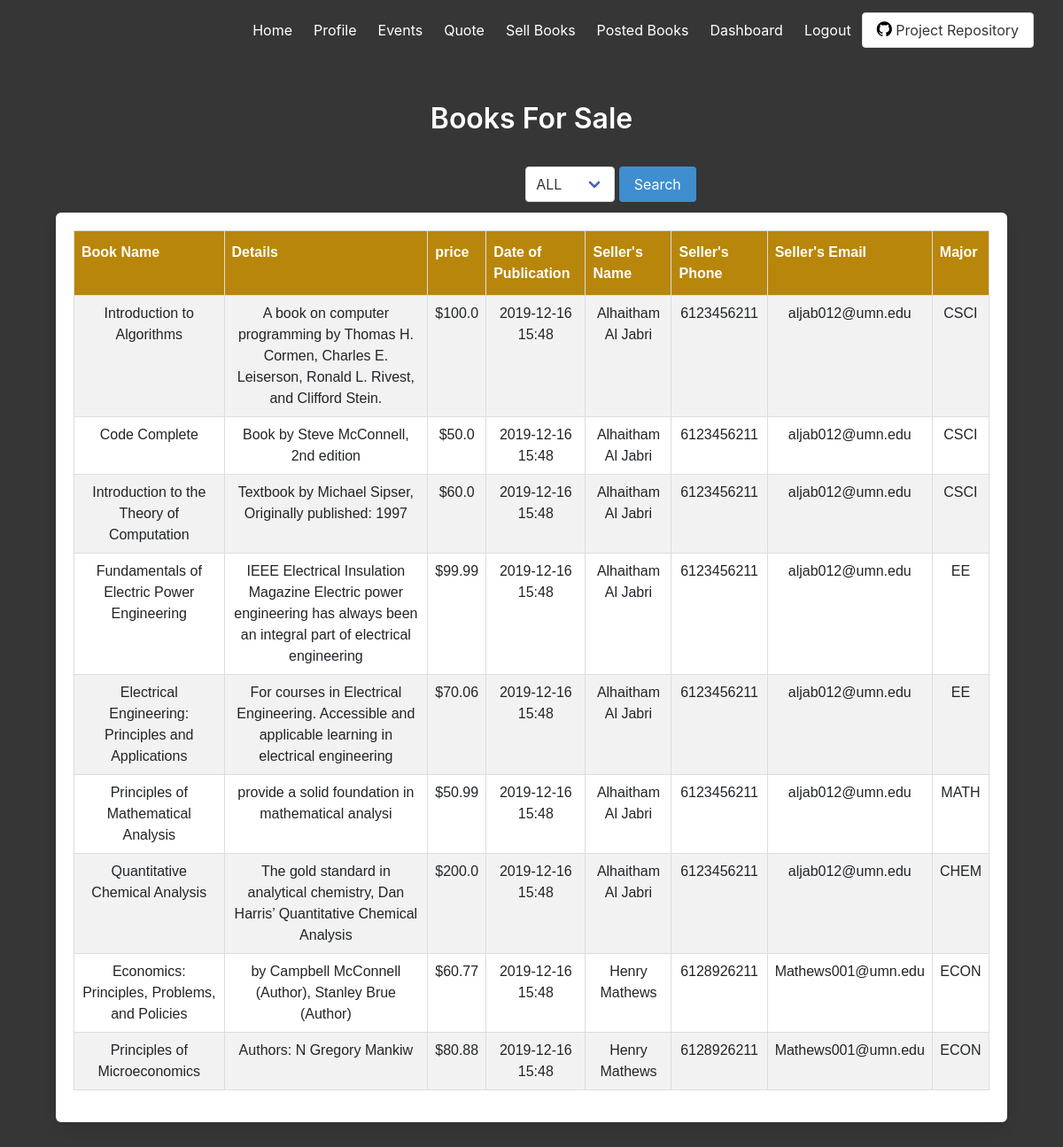
/book (signed in), run on the app's committed database.
### models.py (models this page shows, shortened)
class Book(db.Model):
    id = db.Column(db.Integer, primary_key=True)
    title = db.Column(db.String(80), nullable=False)
    details = db.Column(db.Text, nullable=False)
    price = db.Column(db.Float, nullable=False)
    seller_id = db.Column(db.Integer, db.ForeignKey('user.id'), nullable=False)
    seller = db.relationship('User', backref=db.backref('seller', lazy=True))
    pub_date = db.Column(db.String, nullable=False, default=datetime.now().strftime("%Y-%m-%d %H:%M"))
    category_id = db.Column(db.Integer, db.ForeignKey('category.id'), nullable=False)
    category = db.relationship('Category', backref=db.backref('books', lazy=True))

class User(UserMixin, db.Model):
    id = db.Column(db.Integer, primary_key=True) # primary keys are required by SQLAlchemy
    email = db.Column(db.String(100), unique=True,nullable=False)
    password = db.Column(db.String(100))
    name = db.Column(db.String(1000),nullable=False)
    telephone = db.Column(db.Integer,nullable=False)

class Category(db.Model):
    id = db.Column(db.Integer, primary_key=True)
    name = db.Column(db.String(50), nullable=False)

### main.py (the view)
@main.route('/book')
@login_required
def book():
    books = db.session.execute('select * from book').fetchall()
    category = db.session.execute('select * from category').fetchall()
    users = db.session.execute('select * from user').fetchall()
    return render_template('book.html', books=books, category=category, users=users)

### __init__.py (called while the page is built)
def create_app():
    app = Flask(__name__, static_url_path='/static')
    app.config['SECRET_KEY'] = '9OLWxND4o83j4K4iuopO'
    app.config['SQLALCHEMY_DATABASE_URI'] = 'sqlite:///db.sqlite'
    app.config['SQLALCHEMY_TRACK_MODIFICATIONS'] = False
    bootstrap = Bootstrap(app)
    db.init_app(app)
    with app.app_context():
        db.create_all()
    login_manager = LoginManager()
    login_manager.login_view = 'main.login'
    login_manager.init_app(app)
    from .models import User
    @login_manager.user_loader
    def load_user(user_id):
        return User.query.get(int(user_id))
    from .main import main as main_blueprint
    app.register_blueprint(main_blueprint)
    return app

### templates/book.html (shortened to what this page needs)
{% extends "base.html" %}
{% block content %}
<h3 class="title">Books For Sale</h3>
<div class="column is-4 is-offset-5">
    <form action="/SelectBook">
        <div class="control">
            <div class="select">
                <select name="selected_major">
                    <option value="0">ALL</option>
                </select>
            </div>
            <button class="button is-info">Search</button>
        </div>
    </form>
</div>
<div >
    <div class="box" >
        <table class="table" id="bookTable">
            <tr>
                <th>Book Name</th>
                <th>Details</th>
                <th>price</th>
                <th>Date of Publication</th>
                <th>Seller's Name</th>
                <th>Seller's Phone</th>
                <th>Seller's Email</th>
                <th>Major</th>
            </tr>
            {% for book in books %}
            <tr>
                <td>{{ book.title }} </td>
                <td>{{ book.details }}</td>
                <td>${{ book.price }} </td>
                <td>{{ book.pub_date }} </td>
                {% for user in users %}
                    {% if user.id == book.seller_id %}
                        <td>{{ user.name }} </td>
                        <td>{{ user.telephone }} </td>
                        <td>{{ user.email }} </td>
                    {% endif %}
                {% endfor %}
                {% for major in category %}
                    {% if major.id == book.category_id %}
                        <td>{{ major.name }} </td>
                    {% endif %}
                {% endfor %}
            </tr>
            {% endfor %}
        </table>
    </div>
</div>
{% endblock %}

### templates/base.html (style rules this page uses)
#bookTable { font-family: "Trebuchet MS", Arial, Helvetica, sans-serif; border-collapse: collapse; width: 100%; }
#bookTable td, #bookTable th { border: 1px solid #ddd; padding: 8px; }
#bookTable th { padding-top: 12px; padding-bottom: 12px; text-align: left; background-color: darkgoldenrod; color: white; }
#bookTable tr:nth-child(even) { background-color: #f2f2f2; }

### data on the page
Book: title "Introduction to Algorithms", details "A book on computer programming by Thomas H. Cormen, Charles E. Leiserson, Ronald L. Rivest, and Clifford Stein.", price "100.0", pub_date "2019-12-16 15:48"
User: name "Alhaitham Al Jabri", telephone "6123456211", email "aljab012@umn.edu"
Category: name "CSCI"
Book: title "Code Complete", details "Book by Steve McConnell, 2nd edition", price "50.0", pub_date "2019-12-16 15:48"
Book: title "Introduction to the Theory of Computation", details "Textbook by Michael Sipser, Originally published: 1997", price "60.0", pub_date "2019-12-16 15:48"
Book: title "Fundamentals of Electric Power Engineering", details "IEEE Electrical Insulation Magazine Electric power engineering has always been an integral part of electrical engineering", price "99.99", pub_date "2019-12-16 15:48"
Category: name "EE"
Book: title "Electrical Engineering: Principles and Applications", details "For courses in Electrical Engineering. Accessible and applicable learning in electrical engineering", price "70.06", pub_date "2019-12-16 15:48"
Book: title "Principles of Mathematical Analysis", details "provide a solid foundation in mathematical analysi", price "50.99", pub_date "2019-12-16 15:48"
Category: name "MATH"
Book: title "Quantitative Chemical Analysis", details "The gold standard in analytical chemistry, Dan Harris’ Quantitative Chemical Analysis", price "200.0", pub_date "2019-12-16 15:48"
Category: name "CHEM"
Book: title "Economics: Principles, Problems, and Policies", details "by Campbell McConnell (Author), Stanley Brue (Author)", price "60.77", pub_date "2019-12-16 15:48"
User: name "Henry Mathews", telephone "6128926211", email "Mathews001@umn.edu"
Category: name "ECON"
Book: title "Principles of Microeconomics", details "Authors: N Gregory Mankiw", price "80.88", pub_date "2019-12-16 15:48"
